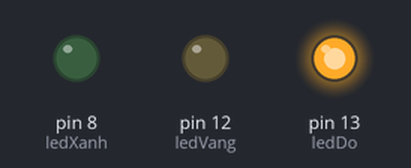
This sketch was run on a simulated Arduino Uno, built with avr-gcc and run on an emulated ATmega328P. Parts: output pins drawn as LEDs (lit = HIGH).

Above: at 7.5 s.
At 16.5 s:
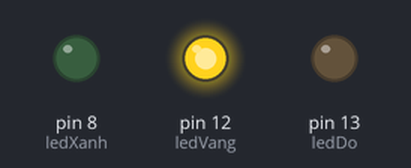
At 25.5 s:
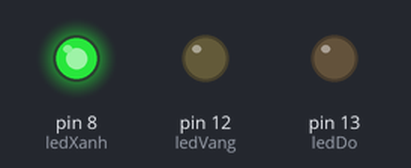
Timing chart, 0 to 42.9 s (numbered marks = the images above):
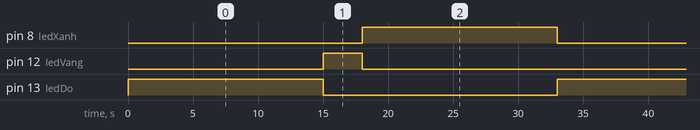

Measured:
- by itself, pin 8 (ledXanh), pin 13 (ledDo): alternates HIGH for 15.0 s and LOW for 18.0 s
- by itself, pin 12 (ledVang): alternates HIGH for 3.0 s and LOW for 30.0 s
- by itself, everything shown: repeats every 33.0 s, in 3 steps

The sketch:

Bai4.ino
```cpp
int ledDo = 13;
int ledVang = 12;
int ledXanh = 8;

void setup() {
  pinMode(ledDo, OUTPUT);
  pinMode(ledVang, OUTPUT);
  pinMode(ledXanh, OUTPUT);
}
void loop() {
  digitalWrite(ledDo, 1);
  digitalWrite(ledVang, 0);
  digitalWrite(ledXanh, 0);
  delay(15000);

  digitalWrite(ledDo, 0);
  digitalWrite(ledVang, 1);
  digitalWrite(ledXanh, 0);
  delay(3000);

  digitalWrite(ledDo, 0);
  digitalWrite(ledVang, 0);
  digitalWrite(ledXanh, 1);
  delay(15000);
}
```
